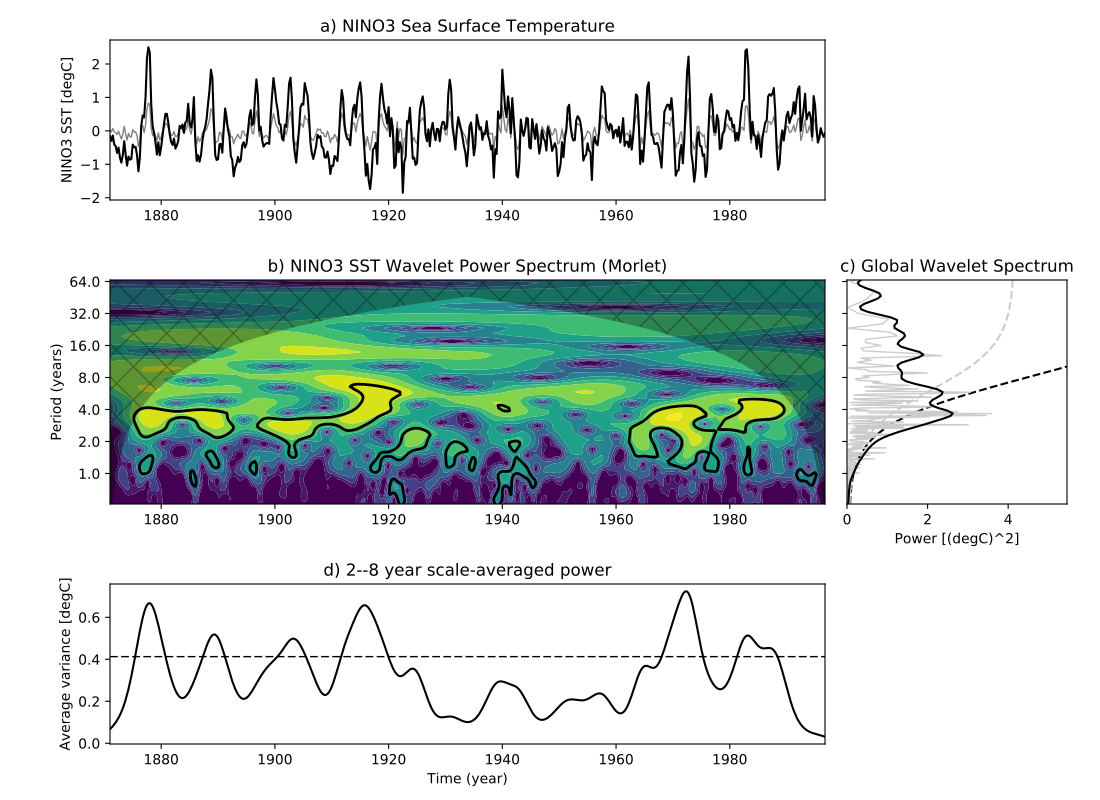

This figure's Python source:
"""
In this example we will load the NINO3 sea surface temperature anomaly dataset
between 1871 and 1996. This and other sample data files are kindly provided by
C. Torrence and G. Compo at
<http://paos.colorado.edu/research/wavelets/software.html>.

"""
# We begin by importing the relevant libraries. Please make sure that PyCWT is
# properly installed in your system.
from __future__ import division
import numpy
from matplotlib import pyplot

import pycwt as wavelet
from pycwt.helpers import find

# Then, we load the dataset and define some data related parameters. In this
# case, the first 19 lines of the data file contain meta-data, that we ignore,
# since we set them manually (*i.e.* title, units).
url = 'http://paos.colorado.edu/research/wavelets/wave_idl/nino3sst.txt'
dat = numpy.genfromtxt(url, skip_header=19)
title = 'NINO3 Sea Surface Temperature'
label = 'NINO3 SST'
units = 'degC'
t0 = 1871.0
dt = 0.25  # In years

# We also create a time array in years.
N = dat.size
t = numpy.arange(0, N) * dt + t0

# We write the following code to detrend and normalize the input data by its
# standard deviation. Sometimes detrending is not necessary and simply
# removing the mean value is good enough. However, if your dataset has a well
# defined trend, such as the Mauna Loa CO\ :sub:`2` dataset available in the
# above mentioned website, it is strongly advised to perform detrending.
# Here, we fit a one-degree polynomial function and then subtract it from the
# original data.
p = numpy.polyfit(t - t0, dat, 1)
dat_notrend = dat - numpy.polyval(p, t - t0)
std = dat_notrend.std()  # Standard deviation
var = std ** 2  # Variance
dat_norm = dat_notrend / std  # Normalized dataset

# The next step is to define some parameters of our wavelet analysis. We
# select the mother wavelet, in this case the Morlet wavelet with
# :math:`\omega_0=6`.
mother = wavelet.Morlet(6)
s0 = 2 * dt  # Starting scale, in this case 2 * 0.25 years = 6 months
dj = 1 / 12  # Twelve sub-octaves per octaves
J = 7 / dj  # Seven powers of two with dj sub-octaves
alpha, _, _ = wavelet.ar1(dat)  # Lag-1 autocorrelation for red noise

# The following routines perform the wavelet transform and inverse wavelet
# transform using the parameters defined above. Since we have normalized our
# input time-series, we multiply the inverse transform by the standard
# deviation.
wave, scales, freqs, coi, fft, fftfreqs = wavelet.cwt(dat_norm, dt, dj, s0, J,
                                                      mother)
iwave = wavelet.icwt(wave, scales, dt, dj, mother) * std

# We calculate the normalized wavelet and Fourier power spectra, as well as
# the Fourier equivalent periods for each wavelet scale.
power = (numpy.abs(wave)) ** 2
fft_power = numpy.abs(fft) ** 2
period = 1 / freqs

# We could stop at this point and plot our results. However we are also
# interested in the power spectra significance test. The power is significant
# where the ratio ``power / sig95 > 1``.
signif, fft_theor = wavelet.significance(1.0, dt, scales, 0, alpha,
                                         significance_level=0.95,
                                         wavelet=mother)
sig95 = numpy.ones([1, N]) * signif[:, None]
sig95 = power / sig95

# Then, we calculate the global wavelet spectrum and determine its
# significance level.
glbl_power = power.mean(axis=1)
dof = N - scales  # Correction for padding at edges
glbl_signif, tmp = wavelet.significance(var, dt, scales, 1, alpha,
                                        significance_level=0.95, dof=dof,
                                        wavelet=mother)

# We also calculate the scale average between 2 years and 8 years, and its
# significance level.
sel = find((period >= 2) & (period < 8))
Cdelta = mother.cdelta
scale_avg = (scales * numpy.ones((N, 1))).transpose()
scale_avg = power / scale_avg  # As in Torrence and Compo (1998) equation 24
scale_avg = var * dj * dt / Cdelta * scale_avg[sel, :].sum(axis=0)
scale_avg_signif, tmp = wavelet.significance(var, dt, scales, 2, alpha,
                                             significance_level=0.95,
                                             dof=[scales[sel[0]],
                                                  scales[sel[-1]]],
                                             wavelet=mother)

# Finally, we plot our results in four different subplots containing the
# (i) original series anomaly and the inverse wavelet transform; (ii) the
# wavelet power spectrum (iii) the global wavelet and Fourier spectra ; and
# (iv) the range averaged wavelet spectrum. In all sub-plots the significance
# levels are either included as dotted lines or as filled contour lines.

# Prepare the figure
pyplot.close('all')
pyplot.ioff()
figprops = dict(figsize=(11, 8), dpi=72)
fig = pyplot.figure(**figprops)

# First sub-plot, the original time series anomaly and inverse wavelet
# transform.
ax = pyplot.axes([0.1, 0.75, 0.65, 0.2])
ax.plot(t, iwave, '-', linewidth=1, color=[0.5, 0.5, 0.5])
ax.plot(t, dat, 'k', linewidth=1.5)
ax.set_title('a) {}'.format(title))
ax.set_ylabel(r'{} [{}]'.format(label, units))

# Second sub-plot, the normalized wavelet power spectrum and significance
# level contour lines and cone of influece hatched area. Note that period
# scale is logarithmic.
bx = pyplot.axes([0.1, 0.37, 0.65, 0.28], sharex=ax)
levels = [0.0625, 0.125, 0.25, 0.5, 1, 2, 4, 8, 16]
bx.contourf(t, numpy.log2(period), numpy.log2(power), numpy.log2(levels),
            extend='both', cmap=pyplot.cm.viridis)
extent = [t.min(), t.max(), 0, max(period)]
bx.contour(t, numpy.log2(period), sig95, [-99, 1], colors='k', linewidths=2,
           extent=extent)
bx.fill(numpy.concatenate([t, t[-1:] + dt, t[-1:] + dt,
                           t[:1] - dt, t[:1] - dt]),
        numpy.concatenate([numpy.log2(coi), [1e-9], numpy.log2(period[-1:]),
                           numpy.log2(period[-1:]), [1e-9]]),
        'k', alpha=0.3, hatch='x')
bx.set_title('b) {} Wavelet Power Spectrum ({})'.format(label, mother.name))
bx.set_ylabel('Period (years)')
#
Yticks = 2 ** numpy.arange(numpy.ceil(numpy.log2(period.min())),
                           numpy.ceil(numpy.log2(period.max())))
bx.set_yticks(numpy.log2(Yticks))
bx.set_yticklabels(Yticks)

# Third sub-plot, the global wavelet and Fourier power spectra and theoretical
# noise spectra. Note that period scale is logarithmic.
cx = pyplot.axes([0.77, 0.37, 0.2, 0.28], sharey=bx)
cx.plot(glbl_signif, numpy.log2(period), 'k--')
cx.plot(var * fft_theor, numpy.log2(period), '--', color='#cccccc')
cx.plot(var * fft_power, numpy.log2(1./fftfreqs), '-', color='#cccccc',
        linewidth=1.)
cx.plot(var * glbl_power, numpy.log2(period), 'k-', linewidth=1.5)
cx.set_title('c) Global Wavelet Spectrum')
cx.set_xlabel(r'Power [({})^2]'.format(units))
cx.set_xlim([0, glbl_power.max() + var])
cx.set_ylim(numpy.log2([period.min(), period.max()]))
cx.set_yticks(numpy.log2(Yticks))
cx.set_yticklabels(Yticks)
pyplot.setp(cx.get_yticklabels(), visible=False)

# Fourth sub-plot, the scale averaged wavelet spectrum.
dx = pyplot.axes([0.1, 0.07, 0.65, 0.2], sharex=ax)
dx.axhline(scale_avg_signif, color='k', linestyle='--', linewidth=1.)
dx.plot(t, scale_avg, 'k-', linewidth=1.5)
dx.set_title('d) {}--{} year scale-averaged power'.format(2, 8))
dx.set_xlabel('Time (year)')
dx.set_ylabel(r'Average variance [{}]'.format(units))
ax.set_xlim([t.min(), t.max()])

pyplot.show()
